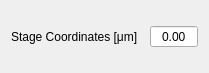
<?xml version="1.0" encoding="UTF-8"?>
<ui version="4.0">
 <class>calibration_info_selector</class>
 <widget class="QWidget" name="calibration_info_selector">
  <property name="geometry">
   <rect>
    <x>0</x>
    <y>0</y>
    <width>195</width>
    <height>73</height>
   </rect>
  </property>
  <property name="windowTitle">
   <string>Form</string>
  </property>
  <layout class="QHBoxLayout" name="horizontalLayout">
   <item>
    <widget class="QLabel" name="label">
     <property name="text">
      <string>Stage Coordinates [μm]</string>
     </property>
    </widget>
   </item>
   <item>
    <widget class="trakem2_xy_selector" name="calibration_steps" native="true"/>
   </item>
   <item>
    <spacer name="horizontalSpacer">
     <property name="orientation">
      <enum>Qt::Horizontal</enum>
     </property>
     <property name="sizeHint" stdset="0">
      <size>
       <width>40</width>
       <height>20</height>
      </size>
     </property>
    </spacer>
   </item>
   <item>
    <widget class="QDoubleSpinBox" name="pixel_ratio">
     <property name="toolTip">
      <string>Calibrated pixel ratio</string>
     </property>
     <property name="alignment">
      <set>Qt::AlignCenter</set>
     </property>
     <property name="buttonSymbols">
      <enum>QAbstractSpinBox::NoButtons</enum>
     </property>
     <property name="maximum">
      <double>999.990000000000009</double>
     </property>
    </widget>
   </item>
  </layout>
 </widget>
 <customwidgets>
  <customwidget>
   <class>trakem2_xy_selector</class>
   <extends>QWidget</extends>
   <header>trakem2_xy_selector.h</header>
   <container>1</container>
  </customwidget>
 </customwidgets>
 <resources/>
 <connections/>
</ui>
